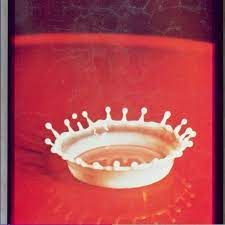
#> input picture milkdrop.bmp, 225 x 225 px
$ python test.py
#> lines starting #> are read from the running program, lines starting #| are printed output that depends on the picture; after the words box and inside, x2 and y2 are one past the last pixel; in counts of white or black regions, pixels touching at a corner belong together
import cv2
import numpy as np

# ①「milkdrop.bmp」を読み込み、cv2.imshow()を用いて表示
img_origin = cv2.imread('milkdrop.bmp')
#> img_origin is the input picture: shape (225, 225, 3); mean B, G, R 80.1, 70.8, 176.1
cv2.imshow('ImageOrigin', img_origin)
cv2.waitKey(0)
cv2.destroyAllWindows()

# ②白色領域(ミルククラウン)とそれ以外の2値画像を作成
img_binary = cv2.imread('milkdrop.bmp', 0)
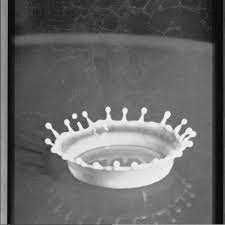
#> img_binary: shape (225, 225); min 3, max 255, mean 103.3
threshold = 134
img_thresh = cv2.threshold(img_binary, threshold, 255, cv2.THRESH_BINARY)[1]
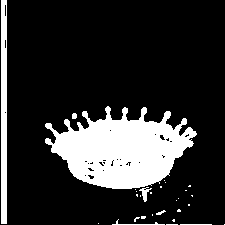
#> img_thresh: shape (225, 225); 18.4% white; 29 white regions (22 under 20 px)

# ③作成した2値画像をもとに、白色領域（ミルククラウン）の輪郭を抽出
contours = cv2.findContours(img_thresh, cv2.RETR_EXTERNAL, cv2.CHAIN_APPROX_SIMPLE)[0]
#> contours = 29 contours, 26 with area under 20; largest, box (x1, y1, x2, y2) and area: (45, 106, 197, 189) 7464, (1, 0, 7, 224) 1115, (139, 187, 152, 202) 54
contour = max(contours, key=lambda x: cv2.contourArea(x))
#> contour = contour of 317 points, box (x1, y1, x2, y2) (45, 106, 197, 189), area 7464

# ④抽出した領域を用いて、ミルククラウン領域とそれ以外を分けたmask画像を作成
mask = np.zeros_like(img_thresh)
result = cv2.drawContours(mask, [contour], -1, color=255, thickness=-1)
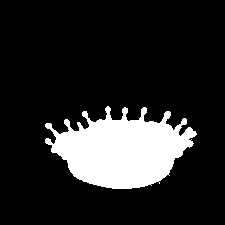
#> result: shape (225, 225); 15.3% white; 1 white region, box (x1, y1, x2, y2) and area: (45, 106, 197, 189) 7753
cv2.imwrite("mask.bmp", result)

# ⑤ミルククラウン領域のみを、cv2.imshow()を用いて表示
img_mask = cv2.imread("mask.bmp")
milkcrown = cv2.bitwise_and(img_origin, img_mask)
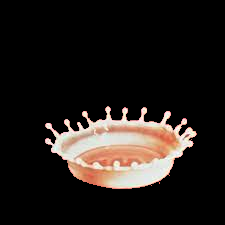
#> milkcrown: shape (225, 225, 3); mean B, G, R 25.6, 28.9, 34.6
cv2.imshow("ImageMilkcrown", milkcrown)
cv2.waitKey(0)
cv2.destroyAllWindows()
